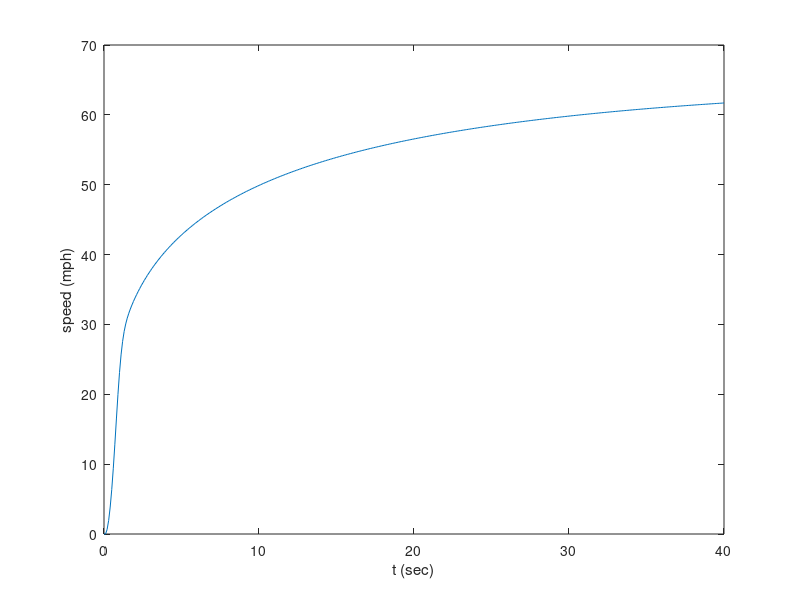

Here is the MATLAB script that generated this plot:
m = 20;
Gp = 20;
c = 0.04;

x0 = 65;

x(1:2) = 0;

dt = 0.1;
t = 0:dt:40;
nt = length(t);

for tt = 2:nt-1
	x(tt+1) = 2*x(tt) - x(tt-1) - ((3*c*dt)/m)*(x(tt)^2)*(x(tt)-x(tt-1)) + ((Gp*(dt^2))/m)*(x0-x(tt));
end

figure;
plot(t,x);
xlabel('t (sec)');
ylabel('speed (mph)');